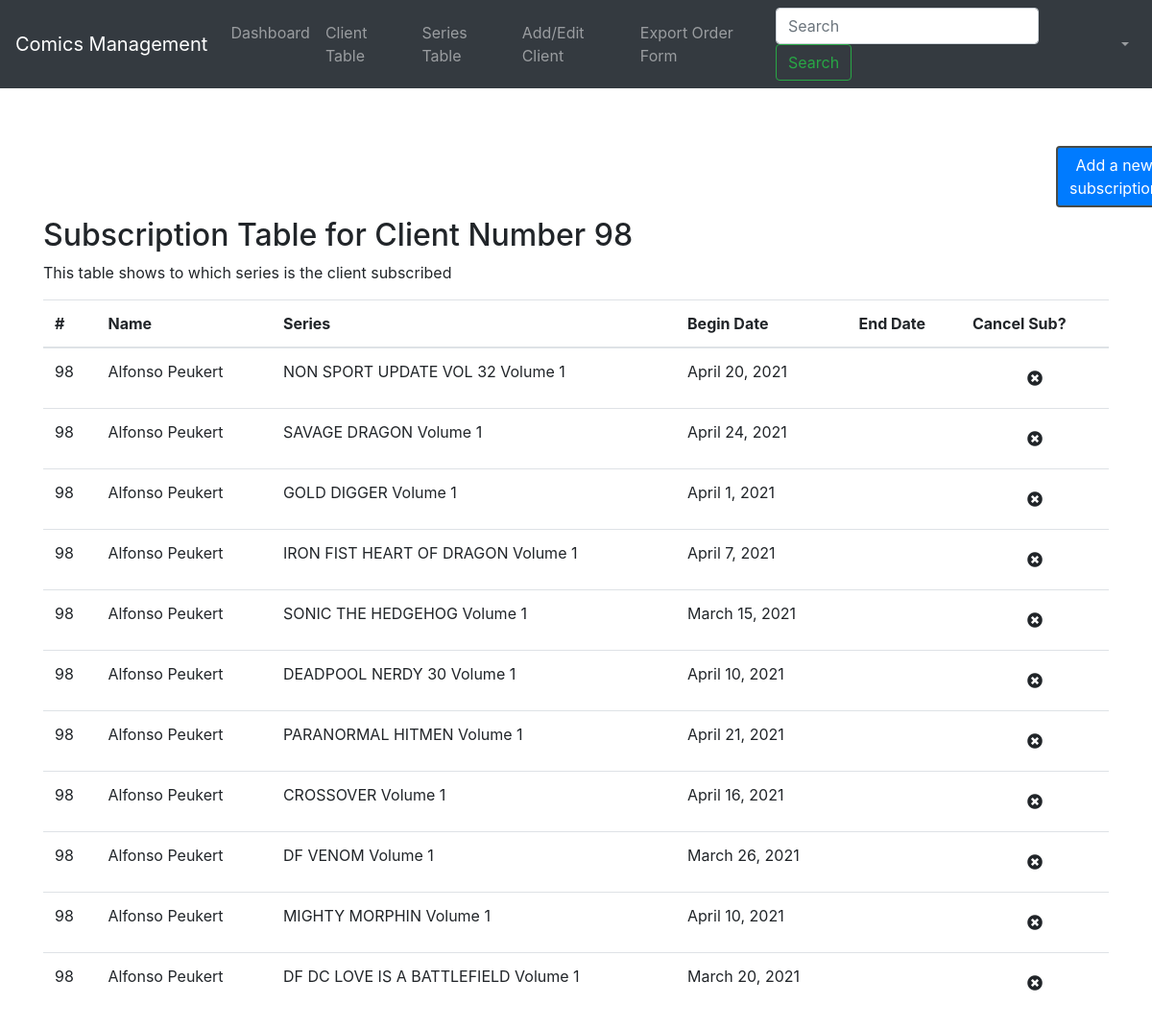
/app/client/98, run on an earlier commit of the app's database.
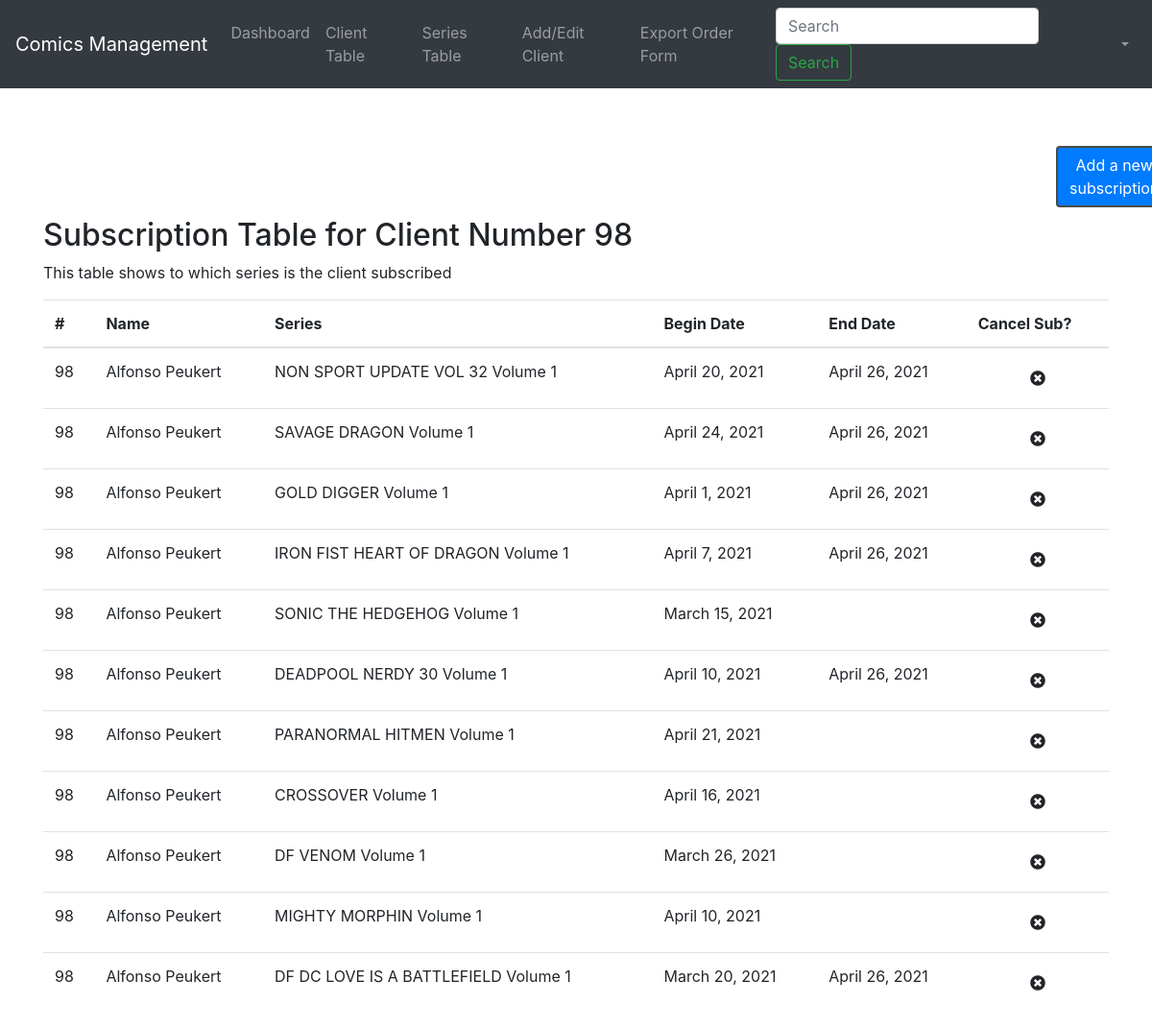
And on a later commit of the database.
### app/models.py (models this page shows, shortened)
class Subscription(models.Model):
    client = models.ForeignKey(Client, on_delete=models.CASCADE)
    series = models.ForeignKey(Series, on_delete=models.CASCADE)
    begin_date = models.DateField()
    end_date = models.DateField(blank=True, null=True)

class Client(models.Model):
    client_number = models.PositiveIntegerField(
        validators=[MinValueValidator(1)], unique=True
    )
    first_name = models.CharField(max_length=30)
    last_name = models.CharField(max_length=30)
    birthdate = models.DateField(blank=True)
    registration_date = models.DateField()
    address = models.CharField(max_length=50, blank=True)
    email_address = models.EmailField("Client email")
    slug = models.SlugField()
    def slug(self):
        return slugify(self.client_number)

class Series(models.Model):
    publisher = models.CharField(max_length=30)
    name = models.CharField(max_length=60)
    volume = models.PositiveIntegerField(validators=[MinValueValidator(1)])
    slug = models.SlugField()
    def __str__(self):
        return self.name + " Volume " + str(self.volume)
    def slug(self):
        return slugify(self.id)

### app/views.py (the view)
# urls.py: path("client/<slug:slug>", views.client_subscription, name="client_subscription"),
def client_subscription(request, slug):
    slug_field = slug  # there's very likely a better way of doing this: https://learndjango.com/tutorials/django-slug-tutorial
    client_id = get_object_or_404(Client, client_number=slug).id
    subscription_list = Subscription.objects.filter(client=client_id)
    context = {
        "slug_field": slug_field,
        "subscription_list": subscription_list,
        "client_id": client_id,
    }
    return render(request, "subscription_table.html", context)

### app/templates/subscription_table.html (shortened to what this page needs)
{% load static %}
<!DOCTYPE html>
<html>
<head>
    <link rel="stylesheet" href="https://maxcdn.bootstrapcdn.com/bootstrap/4.5.2/css/bootstrap.min.css">
    <link rel="stylesheet" href="https://cdnjs.cloudflare.com/ajax/libs/font-awesome/5.12.1/js/all.min.js"
>
    <link rel="stylesheet" href="https://cdnjs.cloudflare.com/ajax/libs/font-awesome/5.12.1/css/all.min.css">
    <link rel="stylesheet" type="text/css" href="{% static 'css/subscription_table_style.css' %}">
</head>
<body>
    {% include 'navbar.html' %}
    <div class="container2">
        <a href="{% url 'addsubscription' slug_field %}" class="button btn btn-primary">Add a new subscription</a>
    </div>
    <div class="container">
        <h2>Subscription Table for Client Number {{client_id}} </h2>
        <p>This table shows to which series is the client subscribed</p>
        <div class="table-responsive w-100">
            <table class="table">
                <thead>
                    <tr>
                        <th>#</th>
                        <th>Name</th>
                        <th>Series</th>
                        <th>Begin Date</th>
                        <th>End Date</th>
                        <th>Cancel Sub?</th>
                    </tr>
                </thead>
                <tbody>
                    {% for line in subscription_list %}
                    <tr>
                        <td>{{ line.client.client_number }}</td>
                        <td>{{ line.client.first_name }} {{ line.client.last_name }}</td>
                        <td>{{ line.series }}</td>
                        <td>{{ line.begin_date }}</td>
                        <td>{{ line.end_date|default_if_none:'' }}</td>
                        <td>
                            <form action="{% url 'end_subscription' pk=line.id %}" method=POST>
                                <button id="approve-btn" type="submit" class="btn"><i
                                        class="fas fa-times-circle"></i></button>
                            </form>
                        </td>
                    </tr>
                    {% endfor %}
                </tbody>
            </table>
        </div>
    </div>
</body>
</html>

### app/templates/navbar.html (shortened to what this page needs)
{% load static %}
<link rel="stylesheet" href="https://maxcdn.bootstrapcdn.com/bootstrap/4.5.2/css/bootstrap.min.css">
<link rel="stylesheet" type="text/css" href="{% static 'css/navbar_style.css' %}">
<nav id="big_navbar" class="navbar navbar-expand-lg navbar-dark bg-dark">
    <a class="navbar-brand" href="{% url 'dashboard' %}">Comics Management</a>
    <div class="collapse navbar-collapse" id="navbarSupportedContent">
        <ul class="navbar-nav mr-auto">
            <li class="nav-item"><a class="nav-link" href="{% url 'dashboard' %}">Dashboard</a></li>
            <li class="nav-item"><a class="nav-link" href="{% url 'client' %}">Client Table</a></li>
            <li class="nav-item"><a class="nav-link" href="{% url 'series' %}">Series Table</a></li>
            <li class="nav-item"><a class="nav-link" href="{% url 'addclient' %}">Add/Edit Client</a></li>
            <li class="nav-item"><a class="nav-link" href="{% url 'excel' %}">Export Order Form</a>
            </li>
        </ul>
        <form class="form-inline my-2 my-lg-0" method="get" action='{% url "search_view" %}'>
            <input class="form-control mr-sm-2" type="search" placeholder="Search" aria-label="Search" name="search">
            <button class="btn btn-outline-success my-2 my-sm-0" type="submit">Search</button>
        </form>
        <ul class="navbar-nav">
            <li class="nav-item dropdown">
                <a class="nav-link dropdown-toggle" href="#" id="navbarDropdown" role="button" data-toggle="dropdown"
                    aria-haspopup="true" aria-expanded="false">
                </a>
            </li>
        </ul>
    </div>
</nav>

### app/static/css/subscription_table_style.css (style rules this page uses)
#approve-btn { display: inline-block; width: 100%; text-align:center; }
.container .table-responsive { margin-right: auto; margin-left: auto; margin-top: 0px; }
.container2 { padding: 10px 0px 10px 1100px; }
a.button { border: 2px solid #484b48; text-align: center; text-decoration: none; font-size: 16px; cursor: pointer; margin-top: 20px; }

### app/static/css/navbar_style.css (style rules this page uses)
#big_navbar { margin-bottom: 30px; }

What changed in the data, as far as the page shows it:
changed Subscription "April 20, 2021": end_date (not shown) → "April 26, 2021"
changed Subscription "April 24, 2021": end_date (not shown) → "April 26, 2021"
changed Subscription "April 1, 2021": end_date (not shown) → "April 26, 2021"
changed Subscription "April 7, 2021": end_date (not shown) → "April 26, 2021"
changed Subscription "DEADPOOL NERDY 30 Volume 1": end_date (not shown) → "April 26, 2021"
changed Subscription "March 20, 2021": end_date (not shown) → "April 26, 2021"
